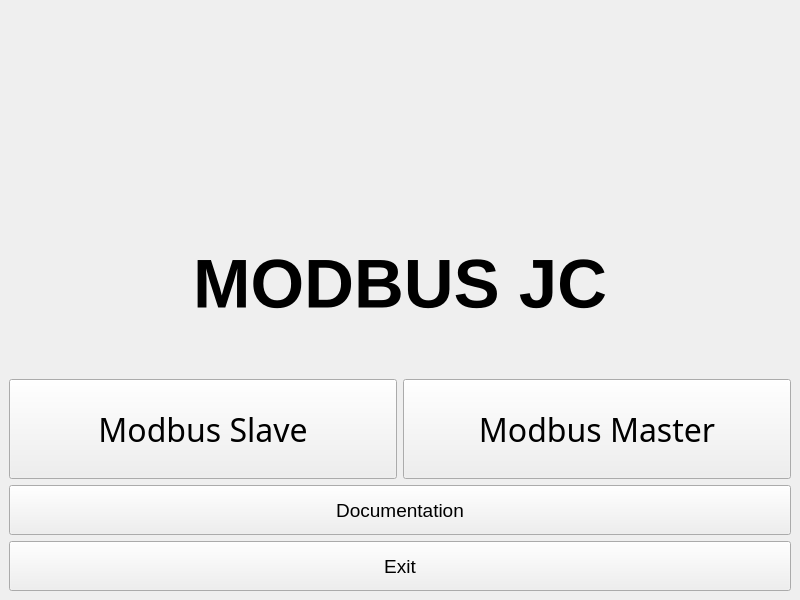
<?xml version="1.0" encoding="UTF-8"?>
<ui version="4.0">
 <class>Home</class>
 <widget class="QMainWindow" name="Home">
  <property name="geometry">
   <rect>
    <x>0</x>
    <y>0</y>
    <width>800</width>
    <height>600</height>
   </rect>
  </property>
  <property name="windowTitle">
   <string>Modbus JC</string>
  </property>
  <property name="windowIcon">
   <iconset theme="network-wired"/>
  </property>
  <widget class="QWidget" name="centralwidget">
   <layout class="QVBoxLayout" name="verticalLayout">
    <item>
     <layout class="QGridLayout" name="gridLayout">
      <item row="4" column="0" colspan="2">
       <widget class="QPushButton" name="exitBtn">
        <property name="minimumSize">
         <size>
          <width>0</width>
          <height>50</height>
         </size>
        </property>
        <property name="font">
         <font>
          <pointsize>14</pointsize>
         </font>
        </property>
        <property name="text">
         <string>Exit</string>
        </property>
       </widget>
      </item>
      <item row="3" column="0" colspan="2">
       <widget class="QPushButton" name="docBtn">
        <property name="minimumSize">
         <size>
          <width>0</width>
          <height>50</height>
         </size>
        </property>
        <property name="font">
         <font>
          <pointsize>14</pointsize>
         </font>
        </property>
        <property name="text">
         <string>Documentation</string>
        </property>
       </widget>
      </item>
      <item row="2" column="1">
       <widget class="QPushButton" name="modbusMasterBtn">
        <property name="minimumSize">
         <size>
          <width>0</width>
          <height>100</height>
         </size>
        </property>
        <property name="font">
         <font>
          <family>Ubuntu Sans</family>
          <pointsize>24</pointsize>
          <fontweight>Medium</fontweight>
         </font>
        </property>
        <property name="text">
         <string>Modbus Master</string>
        </property>
       </widget>
      </item>
      <item row="1" column="0" colspan="2">
       <widget class="QLabel" name="titleLbl">
        <property name="font">
         <font>
          <pointsize>52</pointsize>
          <bold>true</bold>
         </font>
        </property>
        <property name="text">
         <string>MODBUS JC</string>
        </property>
        <property name="alignment">
         <set>Qt::AlignCenter</set>
        </property>
       </widget>
      </item>
      <item row="2" column="0">
       <widget class="QPushButton" name="modbusSlaveBtn">
        <property name="enabled">
         <bool>true</bool>
        </property>
        <property name="minimumSize">
         <size>
          <width>0</width>
          <height>100</height>
         </size>
        </property>
        <property name="font">
         <font>
          <family>Ubuntu Sans</family>
          <pointsize>24</pointsize>
          <fontweight>Medium</fontweight>
         </font>
        </property>
        <property name="text">
         <string>Modbus Slave</string>
        </property>
       </widget>
      </item>
      <item row="0" column="0" colspan="2">
       <widget class="QLabel" name="label">
        <property name="text">
         <string/>
        </property>
        <property name="pixmap">
         <pixmap>../../resources/icons/modbus.png</pixmap>
        </property>
        <property name="alignment">
         <set>Qt::AlignCenter</set>
        </property>
       </widget>
      </item>
     </layout>
    </item>
   </layout>
  </widget>
 </widget>
 <resources/>
 <connections/>
</ui>
